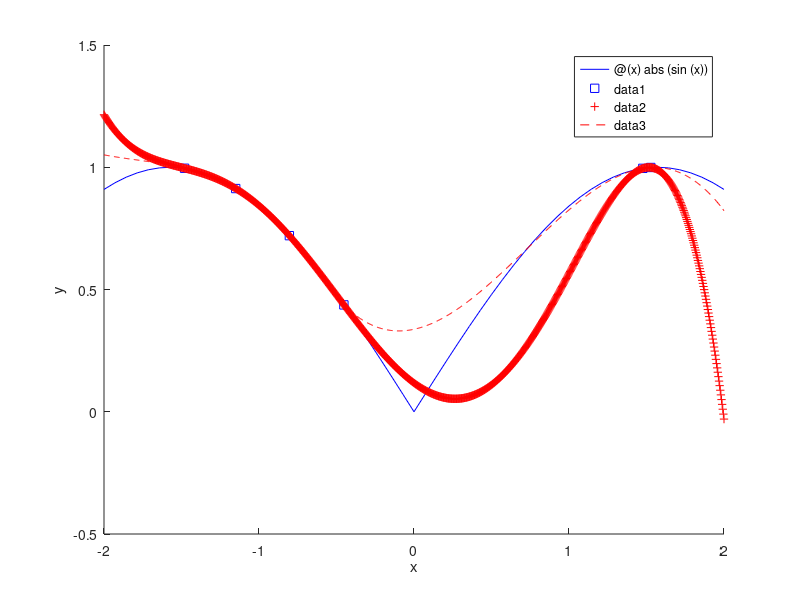

MATLAB code to generate this figure:
% Homework #4a
% Spline interpolation
clc
clear;
close all;
%===================================
% (4a)
%-----------------------------------

nres = 1000;
xmin = -2.0;
xmax = 2.0;
%xpos = [-2.0,0.0,2.0];
%xpos = [-2.0,-1.0,0.0,1.0,2.0];
%xpos = [-2.0,-1.5,-1.0,0.0,1.0,1.5,2.0];
%xpos = [-2.0,-1.5,-1.0,-0.5,0.0,0.5,1.0,1.5,2.0];
xpos = 4.0*rand(1,6)-2.0;

fx  = @(x) abs(sin(x));

%==========================================

ndeg = size(xpos,2)-1;
fprintf(1,'Interpolating polynomial of %2dth degree\n',ndeg);
dx   = (xmax-xmin)/(nres-1);
xarr = xmin:dx:xmax; % interpolation points
yarr = fx(xarr);     % true function values at interpolation points (for error estimates)
ypos = fx(xpos);     % function values at support points.
ypol = zeros(1,nres);  % the interpolation result for polynomials
ypols= zeros(1,nres);  % the interpolation result for splines

% next line: get the polynomial with MatLab's polyfit routine.
pol  = polyfit(xpos,ypos,(length(xpos)-1));
for i=1:nres % step through xarr and calculate interpolation (see two lines below)
% next line: use MatLab's polyval routine to evaluate polynomial at positions xarr
  ypol(i)   = polyval(pol,xarr(i));
% next line: use MatLab's spline routine to interpolate ypos at postions xarr.
  ypols(i)  = spline(xpos,ypos,xarr(i));
end

% Calculate the root-mean-square error for polynomial and spline interpolation.
% If you don't remember how the rms error is defined, look it up.
c=1;
    summated= 0;
    while c < nres+1
    summated= summated + (yarr(c)-ypol(c))^2;
    c=c+1;
    end
    rmse = sqrt(summated / nres) 
   
    d=1;
    summated2= 0;
    while d < nres+1
    summated= summated + (yarr(d)-ypols(d))^2;
    d=d+1;
    end
    rmses = sqrt(summated / nres) 


% plot everything.
hold all;
fplot(fx,[xmin xmax],'b'); % plot the function
plot(xpos,ypos,'sb'); % plot the function evaluated at support points
plot(xarr,ypol,'+r'); % the polynomial interpolation
plot(xarr,ypols,'--r'); % the spline interpolation
xlabel('x');
ylabel('y');
hold off;


